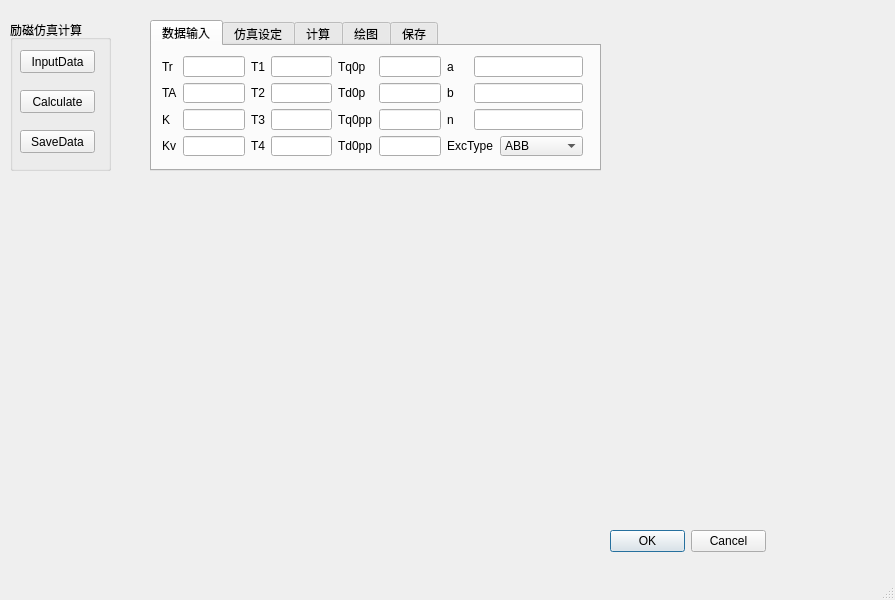
<?xml version="1.0" encoding="UTF-8"?>
<ui version="4.0">
 <class>MainWindow</class>
 <widget class="QMainWindow" name="MainWindow">
  <property name="geometry">
   <rect>
    <x>0</x>
    <y>0</y>
    <width>895</width>
    <height>600</height>
   </rect>
  </property>
  <property name="windowTitle">
   <string>MainWindow</string>
  </property>
  <widget class="QWidget" name="centralwidget">
   <widget class="QGroupBox" name="groupBox">
    <property name="geometry">
     <rect>
      <x>10</x>
      <y>20</y>
      <width>101</width>
      <height>151</height>
     </rect>
    </property>
    <property name="title">
     <string>励磁仿真计算</string>
    </property>
    <widget class="QPushButton" name="pushButton_3">
     <property name="geometry">
      <rect>
       <x>10</x>
       <y>110</y>
       <width>75</width>
       <height>23</height>
      </rect>
     </property>
     <property name="text">
      <string>SaveData</string>
     </property>
    </widget>
    <widget class="QPushButton" name="pushButton_2">
     <property name="geometry">
      <rect>
       <x>10</x>
       <y>70</y>
       <width>75</width>
       <height>23</height>
      </rect>
     </property>
     <property name="text">
      <string>Calculate</string>
     </property>
    </widget>
    <widget class="QPushButton" name="pushButton">
     <property name="geometry">
      <rect>
       <x>10</x>
       <y>30</y>
       <width>75</width>
       <height>23</height>
      </rect>
     </property>
     <property name="text">
      <string>InputData</string>
     </property>
    </widget>
   </widget>
   <widget class="QDialogButtonBox" name="buttonBox">
    <property name="geometry">
     <rect>
      <x>610</x>
      <y>530</y>
      <width>156</width>
      <height>23</height>
     </rect>
    </property>
    <property name="standardButtons">
     <set>QDialogButtonBox::Cancel|QDialogButtonBox::Ok</set>
    </property>
   </widget>
   <widget class="QTabWidget" name="tabWidget">
    <property name="geometry">
     <rect>
      <x>150</x>
      <y>20</y>
      <width>451</width>
      <height>151</height>
     </rect>
    </property>
    <property name="currentIndex">
     <number>0</number>
    </property>
    <widget class="QWidget" name="tab">
     <attribute name="title">
      <string>数据输入</string>
     </attribute>
     <widget class="QWidget" name="">
      <property name="geometry">
       <rect>
        <x>10</x>
        <y>10</y>
        <width>421</width>
        <height>100</height>
       </rect>
      </property>
      <layout class="QGridLayout" name="gridLayout">
       <item row="0" column="0">
        <widget class="QLabel" name="label">
         <property name="text">
          <string>Tr</string>
         </property>
        </widget>
       </item>
       <item row="0" column="1">
        <widget class="QLineEdit" name="lineEdit"/>
       </item>
       <item row="0" column="2">
        <widget class="QLabel" name="label_7">
         <property name="text">
          <string>T1</string>
         </property>
        </widget>
       </item>
       <item row="0" column="3">
        <widget class="QLineEdit" name="lineEdit_6"/>
       </item>
       <item row="0" column="4">
        <widget class="QLabel" name="label_17">
         <property name="text">
          <string>Tq0p</string>
         </property>
        </widget>
       </item>
       <item row="0" column="5">
        <widget class="QLineEdit" name="lineEdit_19"/>
       </item>
       <item row="0" column="6">
        <widget class="QLabel" name="label_18">
         <property name="text">
          <string>a</string>
         </property>
        </widget>
       </item>
       <item row="0" column="7" colspan="2">
        <widget class="QLineEdit" name="lineEdit_20"/>
       </item>
       <item row="1" column="0">
        <widget class="QLabel" name="label_2">
         <property name="text">
          <string>TA</string>
         </property>
        </widget>
       </item>
       <item row="1" column="1">
        <widget class="QLineEdit" name="lineEdit_2"/>
       </item>
       <item row="1" column="2">
        <widget class="QLabel" name="label_6">
         <property name="text">
          <string>T2</string>
         </property>
        </widget>
       </item>
       <item row="1" column="3">
        <widget class="QLineEdit" name="lineEdit_8"/>
       </item>
       <item row="1" column="4">
        <widget class="QLabel" name="label_19">
         <property name="text">
          <string>Td0p</string>
         </property>
        </widget>
       </item>
       <item row="1" column="5">
        <widget class="QLineEdit" name="lineEdit_18"/>
       </item>
       <item row="1" column="6">
        <widget class="QLabel" name="label_20">
         <property name="text">
          <string>b</string>
         </property>
        </widget>
       </item>
       <item row="1" column="7" colspan="2">
        <widget class="QLineEdit" name="lineEdit_14"/>
       </item>
       <item row="2" column="0">
        <widget class="QLabel" name="label_3">
         <property name="text">
          <string>K</string>
         </property>
        </widget>
       </item>
       <item row="2" column="1">
        <widget class="QLineEdit" name="lineEdit_3"/>
       </item>
       <item row="2" column="2">
        <widget class="QLabel" name="label_5">
         <property name="text">
          <string>T3</string>
         </property>
        </widget>
       </item>
       <item row="2" column="3">
        <widget class="QLineEdit" name="lineEdit_7"/>
       </item>
       <item row="2" column="4">
        <widget class="QLabel" name="label_10">
         <property name="text">
          <string>Tq0pp</string>
         </property>
        </widget>
       </item>
       <item row="2" column="5">
        <widget class="QLineEdit" name="lineEdit_16"/>
       </item>
       <item row="2" column="6">
        <widget class="QLabel" name="label_15">
         <property name="text">
          <string>n</string>
         </property>
        </widget>
       </item>
       <item row="2" column="7" colspan="2">
        <widget class="QLineEdit" name="lineEdit_9"/>
       </item>
       <item row="3" column="0">
        <widget class="QLabel" name="label_4">
         <property name="text">
          <string>Kv</string>
         </property>
        </widget>
       </item>
       <item row="3" column="1">
        <widget class="QLineEdit" name="lineEdit_4"/>
       </item>
       <item row="3" column="2">
        <widget class="QLabel" name="label_8">
         <property name="text">
          <string>T4</string>
         </property>
        </widget>
       </item>
       <item row="3" column="3">
        <widget class="QLineEdit" name="lineEdit_5"/>
       </item>
       <item row="3" column="4">
        <widget class="QLabel" name="label_9">
         <property name="text">
          <string>Td0pp</string>
         </property>
        </widget>
       </item>
       <item row="3" column="5">
        <widget class="QLineEdit" name="lineEdit_13"/>
       </item>
       <item row="3" column="6" colspan="2">
        <widget class="QLabel" name="label_12">
         <property name="text">
          <string>ExcType</string>
         </property>
        </widget>
       </item>
       <item row="3" column="8">
        <widget class="QComboBox" name="comboBox">
         <item>
          <property name="text">
           <string>ABB</string>
          </property>
         </item>
         <item>
          <property name="text">
           <string>EXC9000</string>
          </property>
         </item>
         <item>
          <property name="text">
           <string>NES5000</string>
          </property>
         </item>
        </widget>
       </item>
      </layout>
     </widget>
    </widget>
    <widget class="QWidget" name="tab_2">
     <attribute name="title">
      <string>仿真设定</string>
     </attribute>
     <widget class="QWidget" name="">
      <property name="geometry">
       <rect>
        <x>10</x>
        <y>20</y>
        <width>271</width>
        <height>81</height>
       </rect>
      </property>
      <layout class="QGridLayout" name="gridLayout_2">
       <item row="0" column="0">
        <widget class="QLabel" name="label_11">
         <property name="text">
          <string>ΔU</string>
         </property>
        </widget>
       </item>
       <item row="0" column="1">
        <widget class="QLineEdit" name="lineEdit_52"/>
       </item>
       <item row="0" column="2">
        <widget class="QLabel" name="label_21">
         <property name="text">
          <string>Tstart</string>
         </property>
        </widget>
       </item>
       <item row="0" column="3">
        <widget class="QLineEdit" name="lineEdit_51"/>
       </item>
       <item row="1" column="0">
        <widget class="QLabel" name="label_25">
         <property name="text">
          <string>Stepdt</string>
         </property>
        </widget>
       </item>
       <item row="1" column="1">
        <widget class="QLineEdit" name="lineEdit_22"/>
       </item>
       <item row="1" column="2">
        <widget class="QLabel" name="label_24">
         <property name="text">
          <string>Tstop</string>
         </property>
        </widget>
       </item>
       <item row="1" column="3">
        <widget class="QLineEdit" name="lineEdit_21"/>
       </item>
       <item row="2" column="0">
        <widget class="QLabel" name="label_14">
         <property name="text">
          <string>InitUt</string>
         </property>
        </widget>
       </item>
       <item row="2" column="1">
        <widget class="QLineEdit" name="lineEdit_25"/>
       </item>
       <item row="2" column="2">
        <widget class="QLabel" name="label_22">
         <property name="text">
          <string>StepDelay</string>
         </property>
        </widget>
       </item>
       <item row="2" column="3">
        <widget class="QLineEdit" name="lineEdit_24"/>
       </item>
      </layout>
     </widget>
    </widget>
    <widget class="QWidget" name="tab_3">
     <attribute name="title">
      <string>计算</string>
     </attribute>
    </widget>
    <widget class="QWidget" name="tab_4">
     <attribute name="title">
      <string>绘图</string>
     </attribute>
    </widget>
    <widget class="QWidget" name="tab_5">
     <attribute name="title">
      <string>保存</string>
     </attribute>
    </widget>
   </widget>
  </widget>
  <widget class="QMenuBar" name="menubar">
   <property name="geometry">
    <rect>
     <x>0</x>
     <y>0</y>
     <width>895</width>
     <height>23</height>
    </rect>
   </property>
  </widget>
  <widget class="QStatusBar" name="statusbar"/>
 </widget>
 <resources/>
 <connections/>
</ui>
